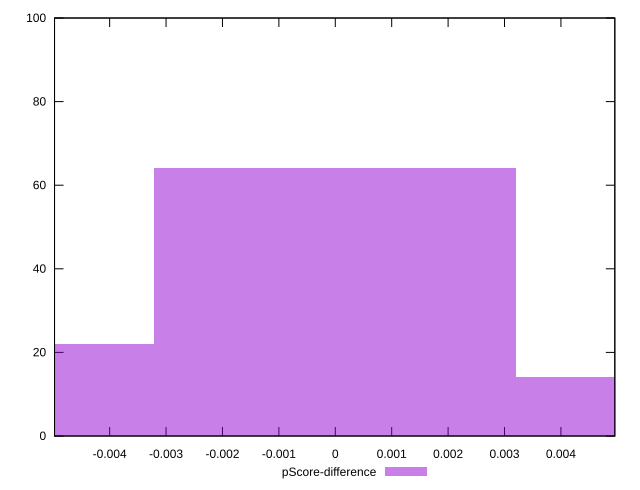

gnuplot code for this plot:
reset

$pScoreDifference <<EOF
0.006419032916237494 14
0 64
-0.006419032916237494 22
EOF

set key outside below
set boxwidth 0.006419032916237494
set xrange [-0.004977028030557662:0.004955476587856111]
set yrange [0:100]
set trange [0:100]
set style fill transparent solid 0.5 noborder
set terminal svg size 640, 490 enhanced background rgb 'white'
set output "report_00016_2021-02-10T13-31-48.338Z/first-cpu-idle/samples/pages/pScore-difference/histogram.svg"

plot $pScoreDifference title "pScore-difference" with boxes

reset
